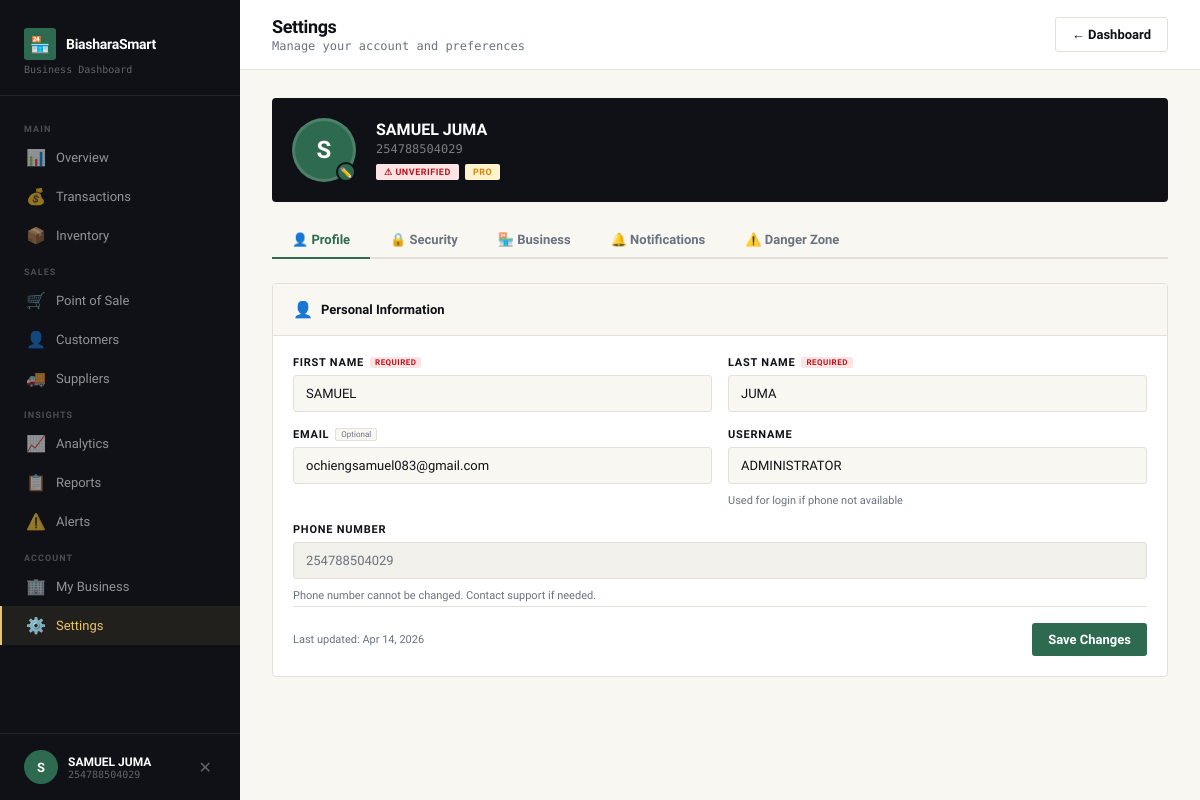
The page /settings/ (signed in) on the database its author committed.
### accounts/models.py (models this page shows, shortened)
class User(AbstractUser):
    phone_number = models.CharField(max_length=15, unique=True)
    email = models.EmailField(unique=True, blank=True, null=True)
    is_phone_verified = models.BooleanField(default=False)
    otp_secret = models.CharField(max_length=32, blank=True)
    created_at = models.DateTimeField(auto_now_add=True)
    updated_at = models.DateTimeField(auto_now=True)
    has_seen_onboarding = models.BooleanField(default=False)
    USER_TYPE_CHOICES = (
        ('owner', 'Business Owner'),
        ('staff', 'Staff Member'),
    )
    user_type = models.CharField(max_length=10, choices=USER_TYPE_CHOICES, default='owner')
    SUBSCRIPTION_CHOICES = [
        ('free', 'Free'),
        ('pro', 'Pro'),
        ('enterprise', 'Enterprise'),
    ]
    subscription_plan   = models.CharField(max_length=20, choices=SUBSCRIPTION_CHOICES, default='free')
    subscription_status = models.CharField(max_length=20, default='active')
    subscription_end    = models.DateField(null=True, blank=True)
    USERNAME_FIELD = 'phone_number'
    REQUIRED_FIELDS = ['username', 'email']
    objects = UserManager()

### accounts/views.py (the view, shortened to what this page needs)
# urls.py: path("settings/", settings_page, name="settings"),
@login_required(login_url='/login/')
def settings_page(request):
    user = request.user
    business = Business.objects.filter(owner=user).first()
    return render(request, 'accounts/settings.html', {
        'user': user,
        'business': business,
        'sector_choices': [('retail', 'Retail'), ('wholesale', 'Wholesale'), ('restaurant', 'Food'),
                           ('service', 'Service'), ('other', 'Other')]
    })

### templates/accounts/settings.html (shortened to what this page needs)
<!DOCTYPE html>
<html lang="en">
<head>
</head>
<body>
<aside class="sidebar">
    <div class="sidebar-brand">
        <div class="brand-logo">
            <div class="brand-icon">🏪</div>
            <div class="brand-name">BiasharaSmart</div>
        </div>
        <div class="brand-sub">Business Dashboard</div>
    </div>
    <nav class="sidebar-nav">
        <div class="nav-section">Main</div>
        <a class="nav-item" href="/dashboard/"><span class="nav-icon">📊</span> Overview</a>
        <a class="nav-item" href="/transactions/"><span class="nav-icon">💰</span> Transactions</a>
        <a class="nav-item" href="/inventory/"><span class="nav-icon">📦</span> Inventory</a>
        <div class="nav-section">Sales</div>
        <a class="nav-item" href="/dashboard/#pos" onclick="sessionStorage.setItem('dashTab','pos')"><span class="nav-icon">🛒</span> Point of Sale</a>
        <a class="nav-item" href="/dashboard/#customers" onclick="sessionStorage.setItem('dashTab','customers')"><span class="nav-icon">👤</span> Customers</a>
        <a class="nav-item" href="/dashboard/#suppliers" onclick="sessionStorage.setItem('dashTab','suppliers')"><span class="nav-icon">🚚</span> Suppliers</a>
        <div class="nav-section">Insights</div>
        <a class="nav-item" href="/analytics/"><span class="nav-icon">📈</span> Analytics</a>
        <a class="nav-item" href="/reports/"><span class="nav-icon">📋</span> Reports</a>
        <a class="nav-item" href="/alerts/"><span class="nav-icon">⚠️</span> Alerts</a>
        <div class="nav-section">Account</div>
        <a class="nav-item" href="/business/"><span class="nav-icon">🏢</span> My Business</a>
        <a class="nav-item active" href="/settings/"><span class="nav-icon">⚙️</span> Settings</a>
    </nav>
    <div class="sidebar-footer">
        <div class="user-pill">
            <div class="user-avatar">{{ user.first_name|first|upper|default:"U" }}</div>
            <div class="user-info">
                <div class="user-name">{{ user.get_full_name|default:user.username }}</div>
                <div class="user-role">{{ user.phone_number|default:"Business Owner" }}</div>
            </div>
            <form method="post" action="/logout/" style="display:inline;">
                <button type="submit" class="logout-btn" title="Logout">✕</button>
            </form>
        </div>
    </div>
</aside>
<div class="main">
    <header class="topbar">
        <div class="topbar-left">
            <h2>Settings</h2>
            <p>Manage your account and preferences</p>
        </div>
        <div class="topbar-right">
            <a href="/dashboard/" class="btn btn-outline">← Dashboard</a>
        </div>
    </header>
    <div class="content">
        <div class="profile-hero">
            <div class="profile-ava-wrap">
                <div class="profile-ava">{{ user.first_name|first|upper|default:"U" }}</div>
                <div class="profile-ava-edit" onclick="showToast('Profile picture upload coming soon')">✏️</div>
            </div>
            <div class="profile-info">
                <div class="profile-name">{{ user.get_full_name|default:user.username }}</div>
                <div class="profile-phone">{{ user.phone_number|default:"No phone set" }}</div>
                <div class="profile-badges">
                    {% if user.is_phone_verified %}
                    <span class="profile-badge verified">✓ Verified</span>
                    {% else %}
                    <span class="profile-badge unverified">⚠ Unverified</span>
                    {% endif %}
                    <span class="profile-badge plan">{{ user.subscription_plan|default:"Free Plan"|title }}</span>
                </div>
            </div>
        </div>
        <div class="tabs">
            <button class="tab active" onclick="switchTab('profile', this)">👤 Profile</button>
            <button class="tab" onclick="switchTab('security', this)">🔒 Security</button>
            <button class="tab" onclick="switchTab('business', this)">🏪 Business</button>
            <button class="tab" onclick="switchTab('notifications', this)">🔔 Notifications</button>
            <button class="tab" onclick="switchTab('danger', this)">⚠️ Danger Zone</button>
        </div>
        <div class="tab-panel active" id="tab-profile">
            <div class="card">
                <div class="card-header">
                    <h3><span class="card-header-icon">👤</span> Personal Information</h3>
                </div>
                <div class="card-body">
                    <form method="post" id="profileForm">
                        <div class="form-grid">
                            <div class="form-group">
                                <label class="form-label">First Name <span class="badge-required">Required</span></label>
                                <input type="text" name="first_name" value="{{ user.first_name }}" placeholder="Jane">
                            </div>
                            <div class="form-group">
                                <label class="form-label">Last Name <span class="badge-required">Required</span></label>
                                <input type="text" name="last_name" value="{{ user.last_name }}" placeholder="Wanjiru">
                            </div>
                            <div class="form-group">
                                <label class="form-label">Email <span class="badge-optional">Optional</span></label>
                                <input type="email" name="email" value="{{ user.email|default:'' }}" placeholder="jane@business.co.ke">
                            </div>
                            <div class="form-group">
                                <label class="form-label">Username</label>
                                <input type="text" name="username" value="{{ user.username }}" placeholder="janewanjiru">
                                <span class="form-hint">Used for login if phone not available</span>
                            </div>
                            <div class="form-group span2">
                                <label class="form-label">Phone Number</label>
                                <input type="tel" value="{{ user.phone_number }}" disabled readonly>
                                <span class="form-hint">Phone number cannot be changed. Contact support if needed.</span>
                            </div>
                        </div>
                        <div class="form-footer">
                            <span style="font-size:11px;color:var(--muted);">Last updated: {{ user.updated_at|date:"M d, Y"|default:"—" }}</span>
                            <button type="submit" class="btn btn-primary" id="profileSaveBtn">
                                Save Changes
                            </button>
                        </div>
                    </form>
                </div>
            </div>
        </div>
    </div>
</div>
</body>
</html>

### rows shown on the page
User: first_name|first "S", get_full_name "SAMUEL JUMA", phone_number "254788504029", subscription_plan "PRO", first_name "SAMUEL", last_name "JUMA", email "ochiengsamuel083@gmail.com", username "ADMINISTRATOR", updated_at "Apr 14, 2026"
